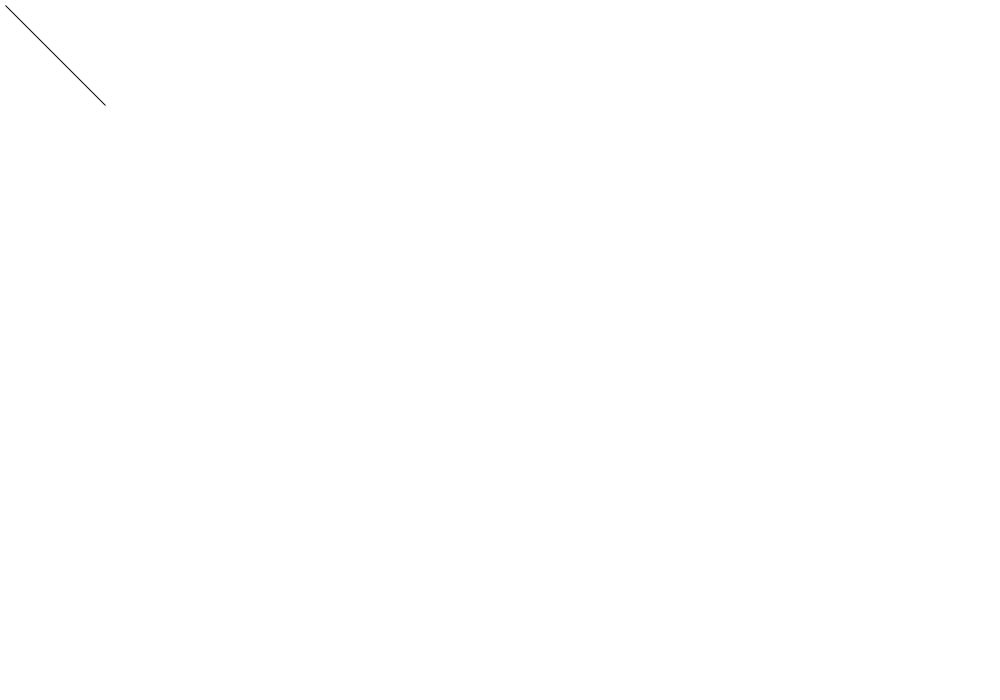
Frame 1 (no input)
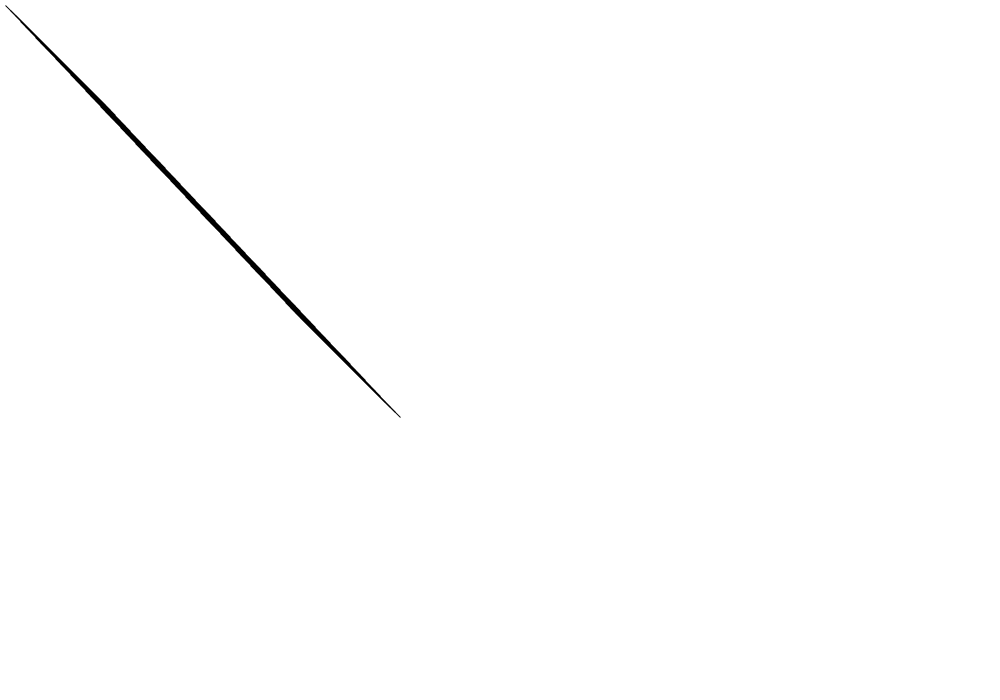
Frame 60 (the mouse pressed at the canvas centre just before this capture)
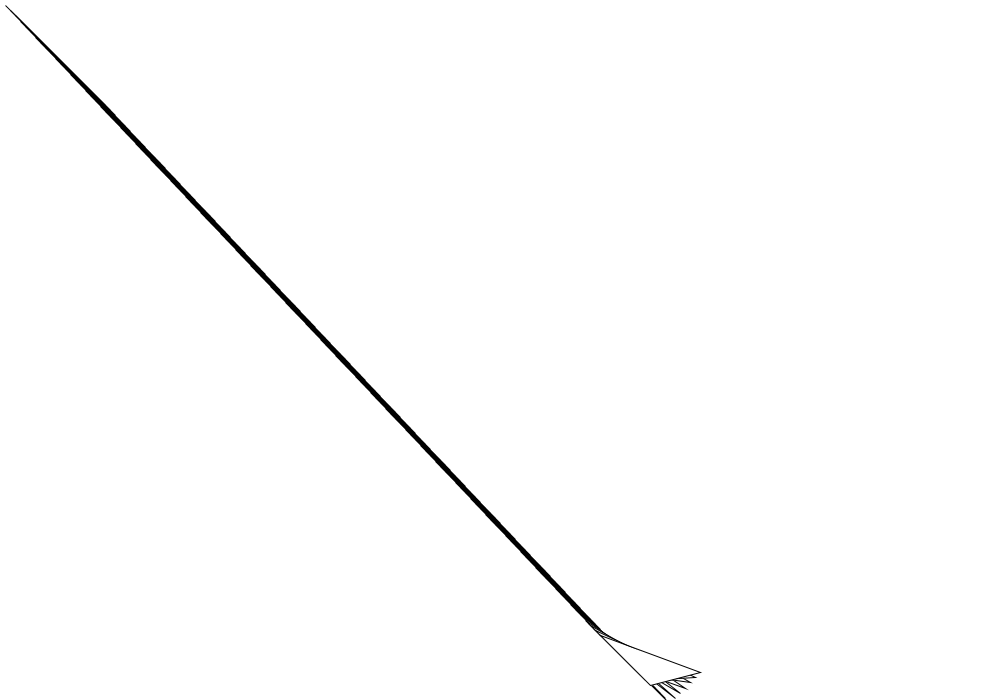
Frame 120 (the mouse held since frame 60 and released just before this capture)

The Processing sketch that drew these frames (run headless with seeded random() and noise(); from frame 60 on, the mouse is pressed at the canvas centre):

// Processing sketch: processing_176626
// ── processing_176626.pde

float x = 100;
float y = 100;
float xspeed = 5;
float yspeed = 5.3;

float a = 50;
float b = 50;
float aspeed = 5;
float bspeed = 5.3;

float c = 0;
float d = 0;
float cspeed = 5;
float dspeed = 5.3;

void setup() {
  size(1000,700);
  smooth();
  background(255);
}

void draw() {
  noStroke();
  fill(255,10);
  rect(1000,1000,width,height);
  
  // Add the current speed to the location.
  x = x + xspeed;
  y = y + yspeed;
  a = a + aspeed;
  b = b + bspeed;
  c = c + cspeed;
  d = d + dspeed;

  // Check for bouncing
  if ((x > width) || (x < 0)) {
    xspeed = xspeed * -1;
  }
  if ((y > height) || (y < 0)) {
    yspeed = yspeed * -1;
  }
  if ((a > width) || (a < 0)) {
    aspeed = aspeed * -1;
  }
  if ((b > height) || (b < 0)) {
    bspeed = bspeed * -1;
  }
  if ((c > width) || (c < 0)) {
    cspeed = cspeed * -1;
  }
  if ((d > height) || (d < 0)) {
    dspeed = dspeed * -1;
  }

  // Display at x,y location
  stroke(0);
  fill(255);
  triangle(x,y,a,b,c,d);

}
